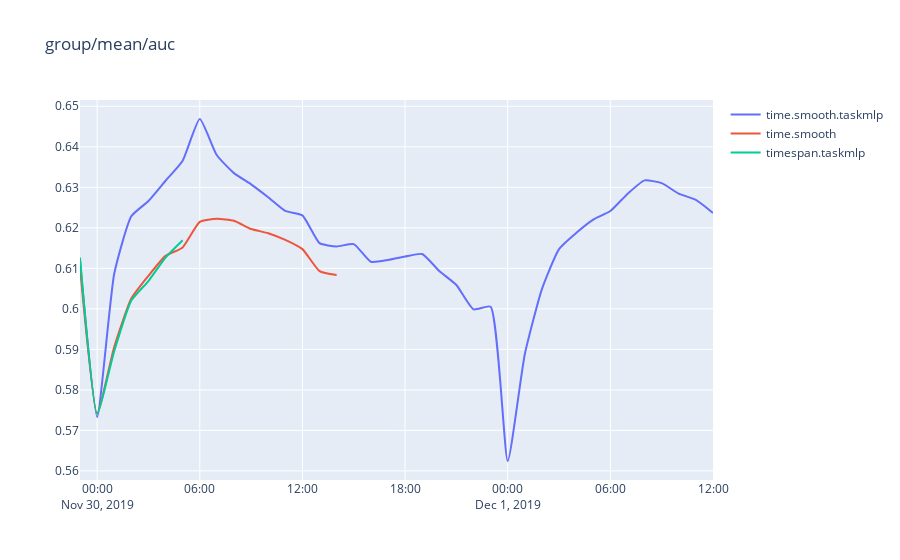
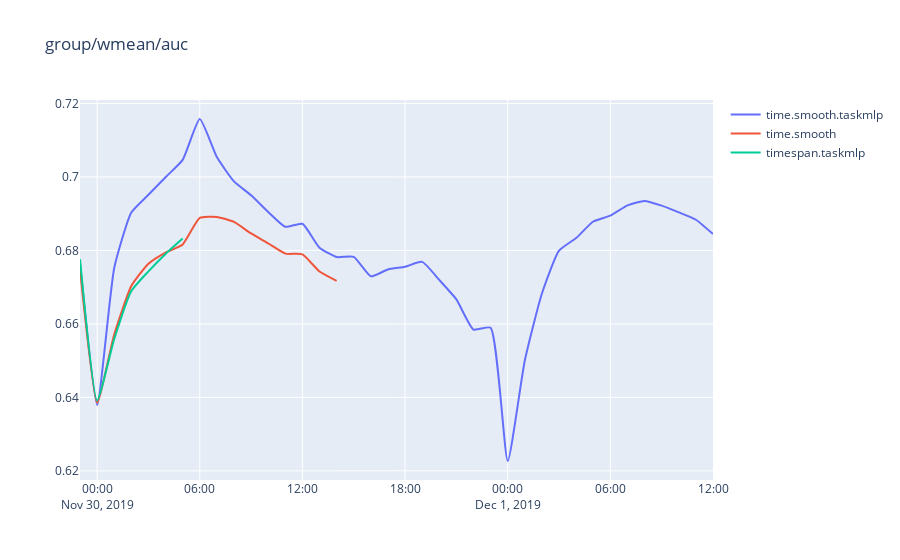
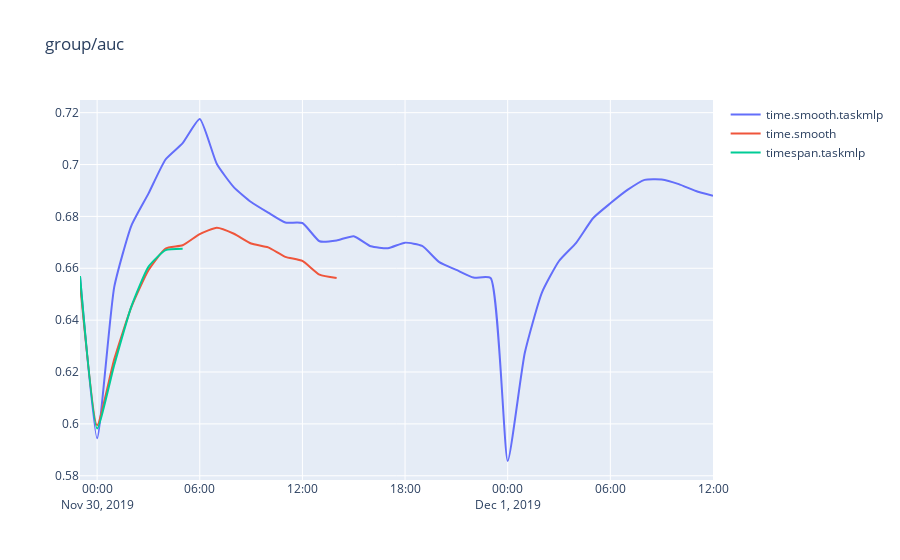

Notebook code cell kept with these figures, in order:
### Code cell
show(dfs_, metric_names, smoothing=0.5)
